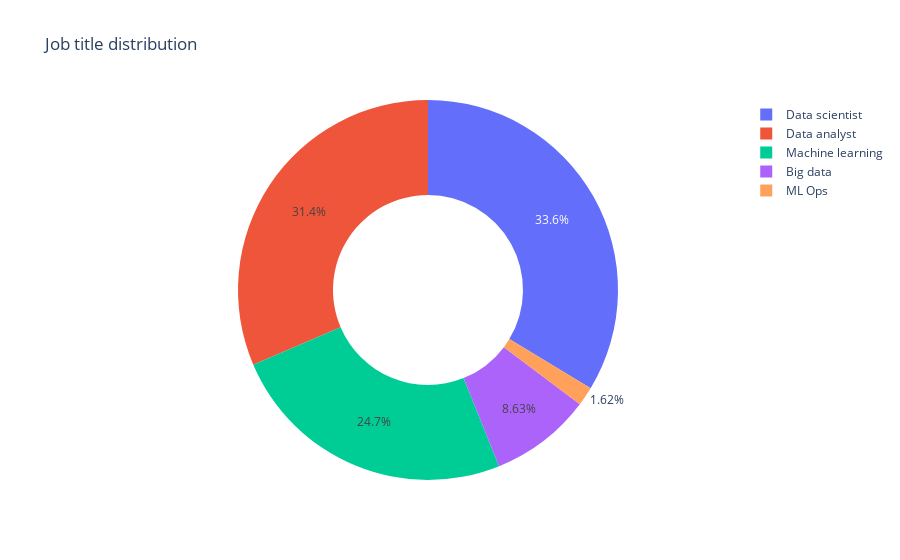

Source (notebook cell):
### Code cell
px.pie(data, names="job_title", hole=0.5, title="Job title distribution")

### Figure 1 — Plotly figure (JSON) as saved in the notebook; plotly's stock layout.template omitted (floating-point values rounded to 4 significant figures; data arrays with more than 128 entries replaced by an {"elided": "..."} marker saying what was removed)
{"data": [{"domain": {"x": [0, 1], "y": [0, 1]}, "hole": 0.5, "hovertemplate": "job_title=%{label}<extra></extra>", "labels": {"elided": "1171 str values"}, "legendgroup": "", "name": "", "showlegend": true, "type": "pie"}], "layout": {"legend": {"tracegroupgap": 0}, "title": {"text": "Job title distribution"}}}
